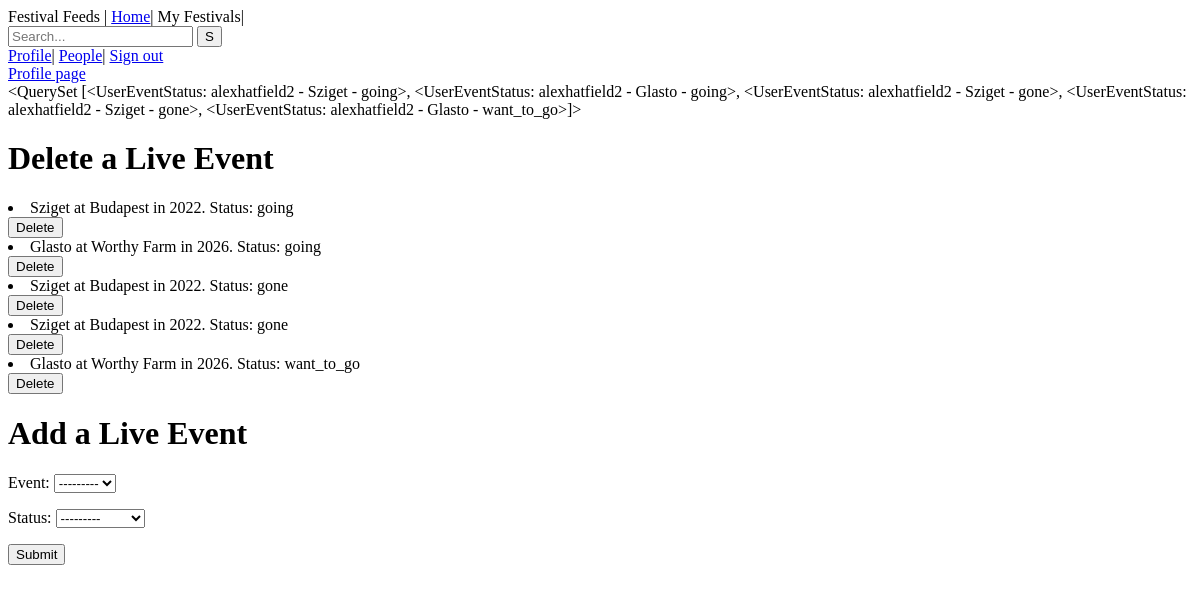
/user/edit (signed in), run on an earlier commit of the app's database.
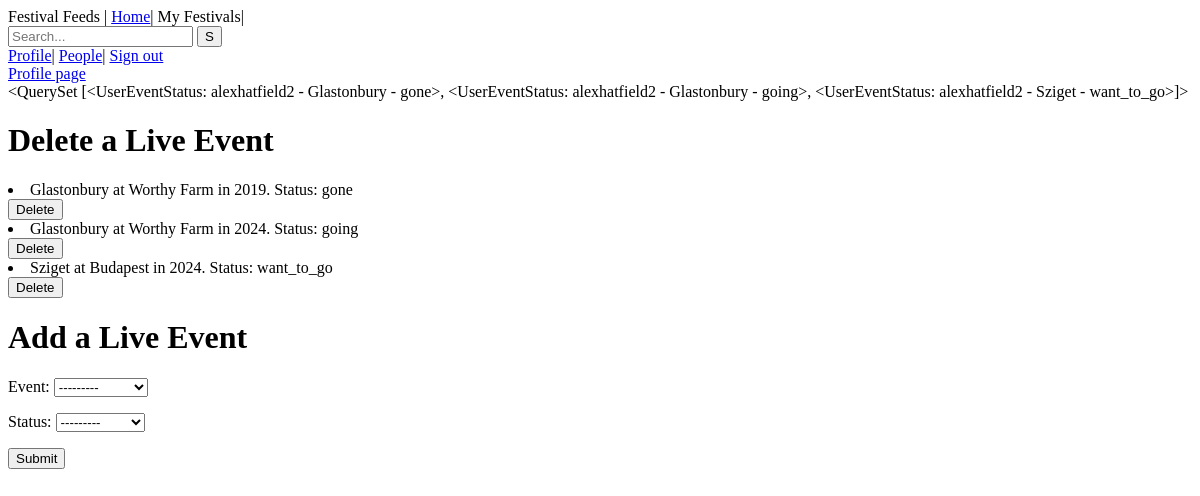
And on a later commit of the database.
### users/models.py (models this page shows)
class UserEventStatus(models.Model):
    STATUS_CHOICES = (
        ('gone', 'Gone'),
        ('going', 'Going'),
        ('want_to_go', 'Want to Go'),
    )
    user = models.ForeignKey(User, on_delete=models.CASCADE)
    live_event = models.ForeignKey(LiveEvent, on_delete=models.CASCADE)
    status = models.CharField(max_length=10, choices=STATUS_CHOICES)
    def __str__(self):
        return f"{self.user.username} - {self.live_event.name} - {self.status}"

class LiveEvent(models.Model):
    attendees = models.ManyToManyField(User, through='UserEventStatus', related_name='attended_events')
    name = models.CharField(max_length=100)
    venue = models.CharField(max_length=100)
    year = models.IntegerField()
    def __str__(self):
        return self.name

### users/views.py (the view, shortened to what this page needs)
# urls.py: path('user/edit', views.edit_profile_page, name='edit_profile_page'),
def edit_profile_page(request):
    live_event_status_form = UserEventStatusForm()
    user = request.user
    user_event_statuses = UserEventStatus.objects.filter(user=user).select_related('live_event')
    events_with_details = [{
        'name': event_status.live_event.name,
        'venue': event_status.live_event.venue,
        'year': event_status.live_event.year,
        'status': event_status.status
    } for event_status in user_event_statuses]
    select_live_event_form = SelectLiveEventForm()
    return render(request, 'users/edit_profile_page.html', {
        "user_event_statuses": user_event_statuses,
        "events_with_details": events_with_details,
        "event_status_form": live_event_status_form,
        "select_live_event_form": select_live_event_form,
    })

### users/forms.py
class UserEventStatusForm(forms.ModelForm):
    class Meta:
        model = UserEventStatus
        fields = ['status']

class SelectLiveEventForm(forms.Form):
    event = forms.ModelChoiceField(queryset=LiveEvent.objects.all())

### users/templates/users/edit_profile_page.html (shortened to what this page needs)
{% extends 'base.html' %}
{% block content %}
    <a href="{% url 'user_profile_page' username=user.username %}">Profile page</a><br>
    {{user_event_statuses}}
    <h1>Delete a Live Event</h1>
        <p>
            {% if user_event_statuses %}
            {% for item in user_event_statuses %}
            <li>{{ item.live_event.name }} at {{ item.live_event.venue }} in {{ item.live_event.year }}. Status: {{ item.status }}</li>
            <form method="post" action="{% url 'delete_event' item.live_event.id %}">
                <button type="submit">Delete</button>
            </form>
            {% endfor %}
            {% else %}
            <p>No events found.</p>
            {% endif %}
        </p>
    <h1>Add a Live Event</h1>
        <form method="post">
            {{ select_live_event_form.as_p }}
            {{ event_status_form.as_p }}
            <button type="submit">Submit</button>
        </form>
</body>
{% endblock %}

What changed in the data, as far as the page shows it:
removed UserEventStatus: user+live_event+status "<QuerySet [<UserEventStatus: alexhatfield2 - Sziget - going>, <UserEventStatus: alexhatfield2 - Glasto - going>, <UserEventStatus: alexhatfield2 - Sziget - gone>, <UserEventStatus: alexhatfield2 - Sziget - gone>, <UserEventStatus: alexhatfield2 - Glasto - want_to_go>]>", live_event.name "Sziget", live_event.venue "Budapest", live_event.year "2022", status "going"
removed UserEventStatus: live_event.name "Glasto", live_event.venue "Worthy Farm", live_event.year "2026", status "going"
removed UserEventStatus: live_event.name "Sziget", live_event.venue "Budapest", live_event.year "2022", status "gone"
removed UserEventStatus: live_event.name "Sziget", live_event.venue "Budapest", live_event.year "2022", status "gone"
removed UserEventStatus: live_event.name "Glasto", live_event.venue "Worthy Farm", live_event.year "2026", status "want_to_go"
added UserEventStatus: user+live_event+status "<QuerySet [<UserEventStatus: alexhatfield2 - Glastonbury - gone>, <UserEventStatus: alexhatfield2 - Glastonbury - going>, <UserEventStatus: alexhatfield2 - Sziget - want_to_go>]>", live_event.name "Glastonbury", live_event.venue "Worthy Farm", live_event.year "2019", status "gone"
added UserEventStatus: live_event.name "Glastonbury", live_event.venue "Worthy Farm", live_event.year "2024", status "going"
added UserEventStatus: live_event.name "Sziget", live_event.venue "Budapest", live_event.year "2024", status "want_to_go"
